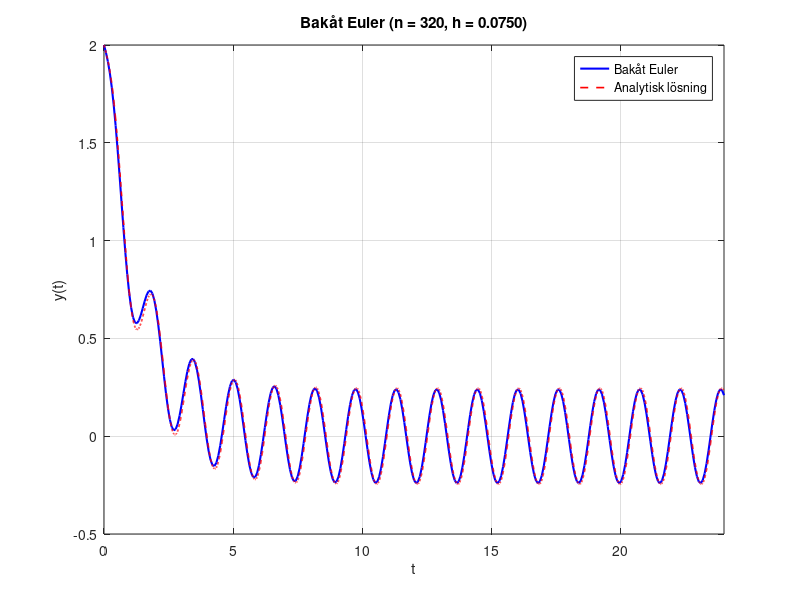

MATLAB code for this plot:


clear; clc;

% Parametrar
T = 24;                 % slutpunkt för intervallet
n = 320;                % antal delintervall (40, 80, 160, 320)
h = T / n;              % steglängd
t = linspace(0, T, n+1); % noder (inklusive 0 och T)

% Eulers bakåtmetod
f = @(t,y) cos(4*t) - (3/4)*y;
y = zeros(1, n+1);
y(1) = 2;               % begynnelsevillkor y(0)=2

for i = 1:n
    % Bakåt Euler använder t(i+1)
    y(i+1) = (y(i) + h*cos(4*t(i+1))) / (1 + (3*h)/4);
end

y_list = y(:);          % kolumnvektor med alla y-värden

% Jämför med analytisk lösning
analytisk_f = @(t) (518/265)*exp(-(3/4)*t) + ...
                   (12/265)*cos(4*t) + (64/265)*sin(4*t);

fprintf('y(24) enligt bakåt Euler: %.6f\n', y_list(end));
fprintf('y(24) analytisk lösning:  %.6f\n', analytisk_f(T));
fprintf('Fel: %.6e\n', abs(y_list(end) - analytisk_f(T)));

% Plotta resultatet
figure;
plot(t, y_list, 'b-', 'LineWidth', 1.5); hold on;
fplot(analytisk_f, [0 T], 'r--', 'LineWidth', 1.2);
xlabel('t'); ylabel('y(t)');
title(sprintf('Bakåt Euler (n = %d, h = %.4f)', n, h));
legend('Bakåt Euler', 'Analytisk lösning');
grid on;